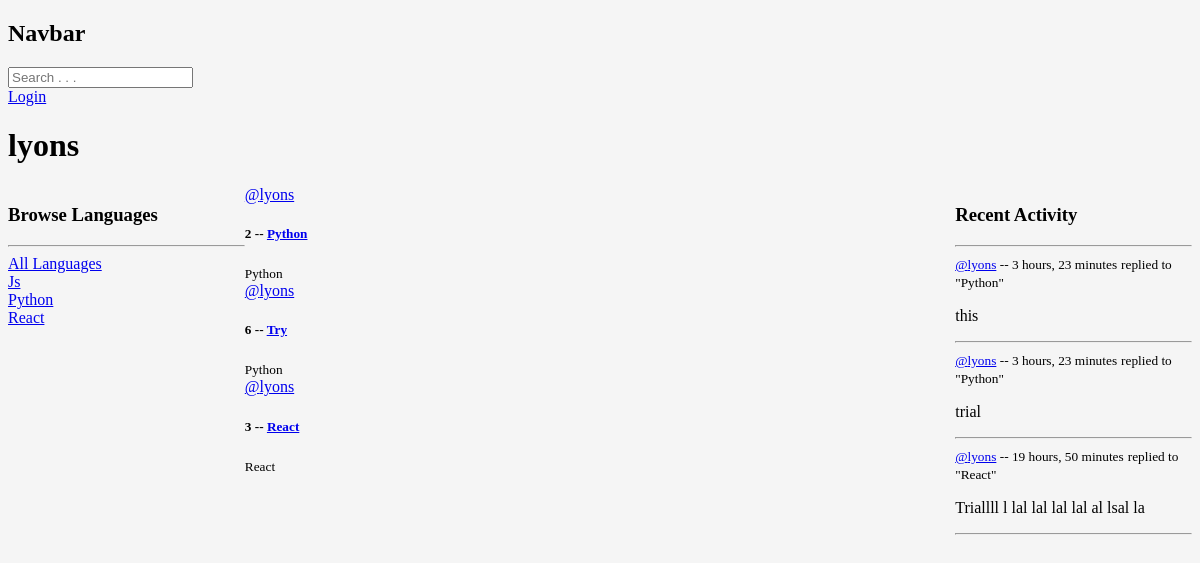
Before: /profile/1 with the older database file.
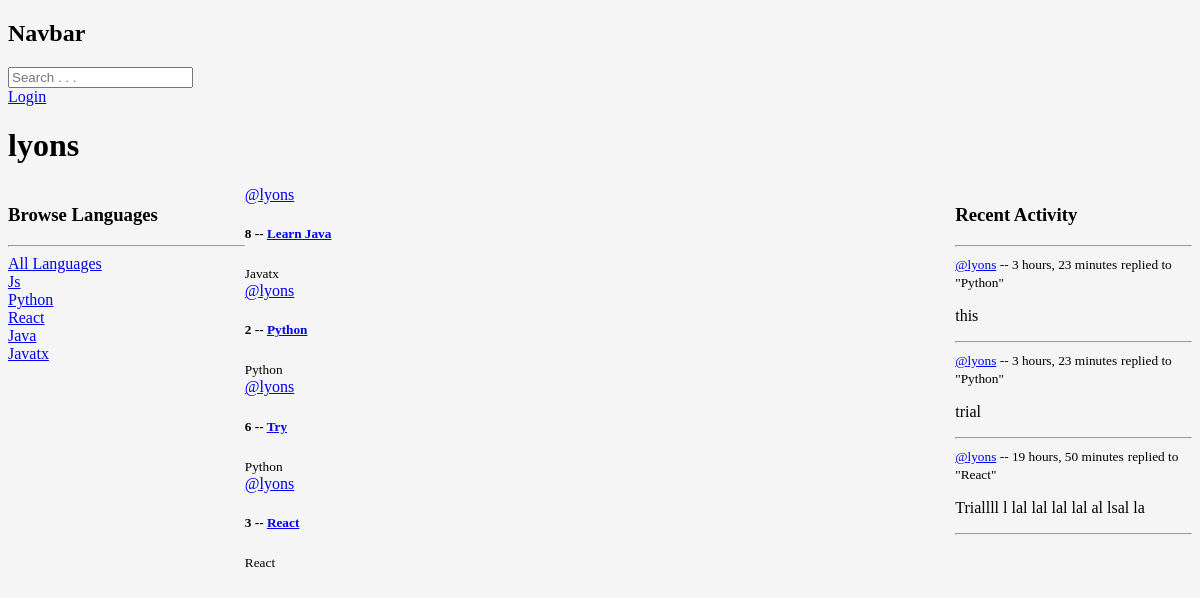
After: the same page with the newer database file.
### learning/models.py (models this page shows, shortened)
class Language(models.Model):
    name = models.CharField(max_length=20)

class Group(models.Model):
    leader = models.ForeignKey(User, on_delete=models.SET_NULL, null=True)
    name = models.CharField(max_length=200)
    language = models.ForeignKey(Language, on_delete=models.SET_NULL, null=True)
    description = models.TextField(null=True, blank=True) #blank is for submission, null is for the database
    members = models.ManyToManyField(User, related_name='members', blank=True)
    created = models.DateTimeField(auto_now_add=True) #once
    updated = models.DateTimeField(auto_now=True) #every time
    class Meta:
        ordering = ['-updated', '-created']
    def __str__(self):
        return self.name  #has to be a string if not convert str(value)

class Message(models.Model):
    user = models.ForeignKey(User, on_delete=models.CASCADE)
    group = models.ForeignKey(Group, on_delete=models.CASCADE)
    body = models.TextField()
    created = models.DateTimeField(auto_now_add=True) #once
    updated = models.DateTimeField(auto_now=True) #every time
    class Meta:
        ordering = ['-updated', '-created']
    def __str__(self):
        return self.body[0:50]

### learning/views.py (the view)
# urls.py: path('profile/<str:pk>', views.userProfile, name="profile"),
def userProfile(request, pk):
    user = User.objects.get(id=pk)
    groups = user.group_set.all()
    group_messages = user.message_set.all()
    languages = Language.objects.all()
    context = {'user': user, 'groups': groups, 'group_messages': group_messages, 'languages': languages,}
    return render(request, 'learning/profile.html', context)

### learning/templates/learning/profile.html (shortened to what this page needs)
{% extends 'base.html' %}
{% block content %}
    <h1>{{user.username}}</h1>
    <div class="profile">
        <div class="">
            {% include 'learning/languages_component.html' %}
        </div>
        <div class="">
            {% include 'learning/feed_component.html' %}
        </div>
        <div class="">
            {% include 'learning/activity_component.html' %}
        </div>
    </div>
{% endblock content %}

### learning/templates/learning/languages_component.html
<h3>Browse Languages</h3>
<hr>
<div class="">
    <a href="{% url 'home' %}">All Languages</a>
</div>
{% for lang in languages %}
<div class="">
    <a href="{% url 'home' %}?q={{lang.name}}">{{lang.name}}</a>
</div>
{% endfor %}

### learning/templates/learning/feed_component.html (shortened to what this page needs)
<div class="">
    {% for group in groups %}
    <div>
        <a href="{% url 'profile' group.leader.id %}">@{{group.leader.username}}</a>
        <h5>{{ group.id }} -- <a href="{% url 'group' group.id %}">{{ group.name }}</a></h5>
        <small>{{group.language.name}}</small>
    </div>
    {% endfor %}
</div>

### learning/templates/learning/activity_component.html (shortened to what this page needs)
<h3>Recent Activity</h3>
        <hr>
        {% for message  in group_messages %}
        <div class="">
            <small><a href="{% url 'profile' message.user.id %}">@{{message.user}}</a> -- {{message.created | timesince }}</small>
            <small>replied to "{{message.group}}"</small>
            <p>{{message}}</p>
            <hr>
        </div>
        {% endfor %}

Changed rows visible on the page:
added Language: name "Java"
added Language: name "Javatx"
added Group: leader.username "lyons", id "8", name "Learn Java", language.name "Javatx"
